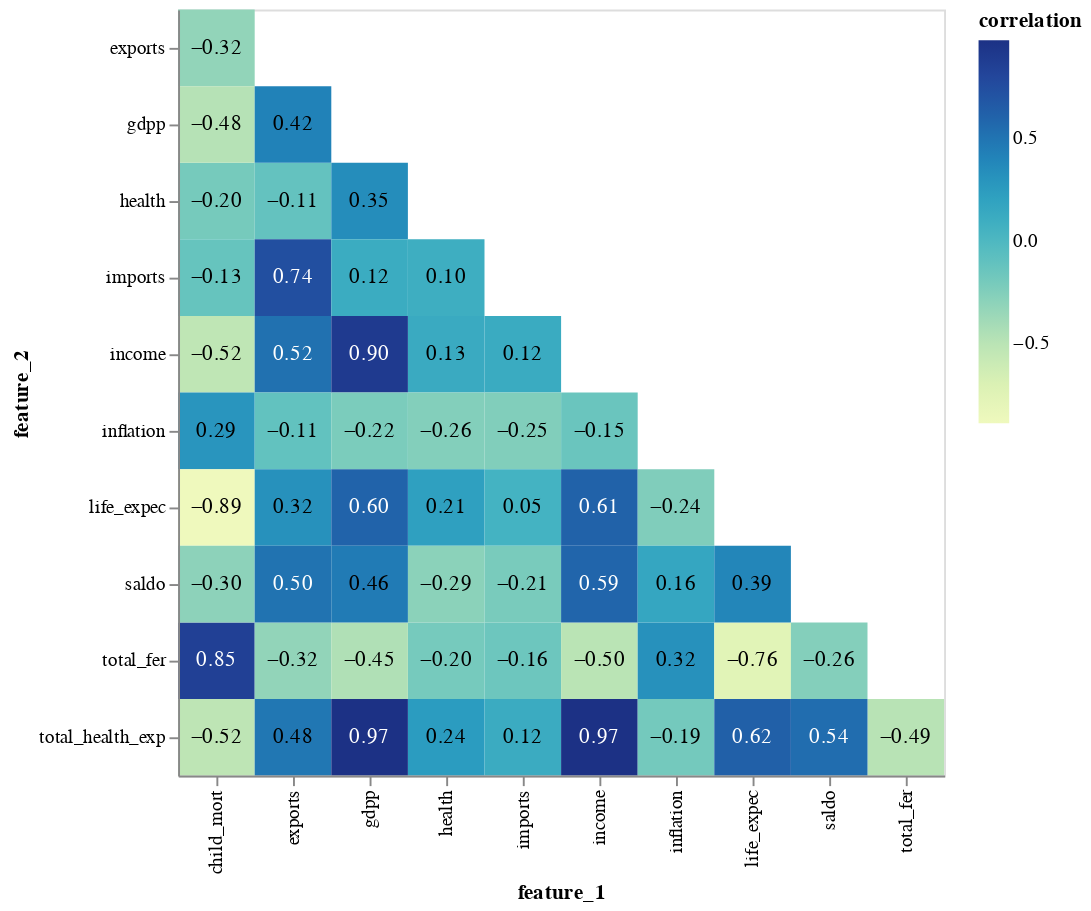

Notebook code for this chart:
### Code cell
from visualization_functions import plot_corr

plot_corr(X_extended)

### Figure 1 — Vega-Lite specification as saved in the notebook (floating-point values rounded to 4 significant figures)
{"config": {"view": {"continuousWidth": 400, "continuousHeight": 300}}, "layer": [{"mark": "rect", "encoding": {"color": {"field": "correlation", "type": "quantitative"}, "x": {"field": "feature_1", "type": "nominal"}, "y": {"field": "feature_2", "type": "nominal"}}}, {"mark": {"type": "text", "baseline": "middle"}, "encoding": {"color": {"condition": {"value": "white", "test": "(datum.correlation > 0.5)"}, "value": "black"}, "text": {"field": "correlation", "format": ".2f", "type": "quantitative"}, "x": {"field": "feature_1", "type": "nominal"}, "y": {"field": "feature_2", "type": "nominal"}}}], "data": {"name": "data-8dc93b8e09c549e691545c40c61d6403"}, "height": 400, "transform": [{"filter": "(datum.feature_1 < datum.feature_2)"}], "width": 400, "$schema": "https://vega.github.io/schema/vega-lite/v4.17.0.json", "datasets": {"data-8dc93b8e09c549e691545c40c61d6403": [{"feature_1": "child_mort", "feature_2": "child_mort", "correlation": 1.0}, {"feature_1": "child_mort", "feature_2": "exports", "correlation": -0.3181}, {"feature_1": "child_mort", "feature_2": "health", "correlation": -0.2004}, {"feature_1": "child_mort", "feature_2": "imports", "correlation": -0.1272}, {"feature_1": "child_mort", "feature_2": "income", "correlation": -0.5243}, {"feature_1": "child_mort", "feature_2": "inflation", "correlation": 0.2883}, {"feature_1": "child_mort", "feature_2": "life_expec", "correlation": -0.8867}, {"feature_1": "child_mort", "feature_2": "total_fer", "correlation": 0.8485}, {"feature_1": "child_mort", "feature_2": "gdpp", "correlation": -0.483}, {"feature_1": "child_mort", "feature_2": "saldo", "correlation": -0.2977}, {"feature_1": "child_mort", "feature_2": "total_health_exp", "correlation": -0.5179}, {"feature_1": "exports", "feature_2": "child_mort", "correlation": -0.3181}, {"feature_1": "exports", "feature_2": "exports", "correlation": 1.0}, {"feature_1": "exports", "feature_2": "health", "correlation": -0.1144}, {"feature_1": "exports", "feature_2": "imports", "correlation": 0.7374}, {"feature_1": "exports", "feature_2": "income", "correlation": 0.5168}, {"feature_1": "exports", "feature_2": "inflation", "correlation": -0.1073}, {"feature_1": "exports", "feature_2": "life_expec", "correlation": 0.3163}, {"feature_1": "exports", "feature_2": "total_fer", "correlation": -0.32}, {"feature_1": "exports", "feature_2": "gdpp", "correlation": 0.4187}, {"feature_1": "exports", "feature_2": "saldo", "correlation": 0.5047}, {"feature_1": "exports", "feature_2": "total_health_exp", "correlation": 0.4817}, {"feature_1": "health", "feature_2": "child_mort", "correlation": -0.2004}, {"feature_1": "health", "feature_2": "exports", "correlation": -0.1144}, {"feature_1": "health", "feature_2": "health", "correlation": 1.0}, {"feature_1": "health", "feature_2": "imports", "correlation": 0.09572}, {"feature_1": "health", "feature_2": "income", "correlation": 0.1296}, {"feature_1": "health", "feature_2": "inflation", "correlation": -0.2554}, {"feature_1": "health", "feature_2": "life_expec", "correlation": 0.2107}, {"feature_1": "health", "feature_2": "total_fer", "correlation": -0.1967}, {"feature_1": "health", "feature_2": "gdpp", "correlation": 0.346}, {"feature_1": "health", "feature_2": "saldo", "correlation": -0.2879}, {"feature_1": "health", "feature_2": "total_health_exp", "correlation": 0.2414}, {"feature_1": "imports", "feature_2": "child_mort", "correlation": -0.1272}, {"feature_1": "imports", "feature_2": "exports", "correlation": 0.7374}, {"feature_1": "imports", "feature_2": "health", "correlation": 0.09572}, {"feature_1": "imports", "feature_2": "imports", "correlation": 1.0}, {"feature_1": "imports", "feature_2": "income", "correlation": 0.1224}, {"feature_1": "imports", "feature_2": "inflation", "correlation": -0.247}, {"feature_1": "imports", "feature_2": "life_expec", "correlation": 0.05439}, {"feature_1": "imports", "feature_2": "total_fer", "correlation": -0.159}, {"feature_1": "imports", "feature_2": "gdpp", "correlation": 0.1155}, {"feature_1": "imports", "feature_2": "saldo", "correlation": -0.211}, {"feature_1": "imports", "feature_2": "total_health_exp", "correlation": 0.1223}, {"feature_1": "income", "feature_2": "child_mort", "correlation": -0.5243}, {"feature_1": "income", "feature_2": "exports", "correlation": 0.5168}, {"feature_1": "income", "feature_2": "health", "correlation": 0.1296}, {"feature_1": "income", "feature_2": "imports", "correlation": 0.1224}, {"feature_1": "income", "feature_2": "income", "correlation": 1.0}, {"feature_1": "income", "feature_2": "inflation", "correlation": -0.1478}, {"feature_1": "income", "feature_2": "life_expec", "correlation": 0.612}, {"feature_1": "income", "feature_2": "total_fer", "correlation": -0.5018}, {"feature_1": "income", "feature_2": "gdpp", "correlation": 0.8956}, {"feature_1": "income", "feature_2": "saldo", "correlation": 0.5914}, {"feature_1": "income", "feature_2": "total_health_exp", "correlation": 0.9749}, {"feature_1": "inflation", "feature_2": "child_mort", "correlation": 0.2883}, {"feature_1": "inflation", "feature_2": "exports", "correlation": -0.1073}, {"feature_1": "inflation", "feature_2": "health", "correlation": -0.2554}, {"feature_1": "inflation", "feature_2": "imports", "correlation": -0.247}, {"feature_1": "inflation", "feature_2": "income", "correlation": -0.1478}, {"feature_1": "inflation", "feature_2": "inflation", "correlation": 1.0}, {"feature_1": "inflation", "feature_2": "life_expec", "correlation": -0.2397}, {"feature_1": "inflation", "feature_2": "total_fer", "correlation": 0.3169}, {"feature_1": "inflation", "feature_2": "gdpp", "correlation": -0.2216}, {"feature_1": "inflation", "feature_2": "saldo", "correlation": 0.1604}, {"feature_1": "inflation", "feature_2": "total_health_exp", "correlation": -0.1888}, {"feature_1": "life_expec", "feature_2": "child_mort", "correlation": -0.8867}, {"feature_1": "life_expec", "feature_2": "exports", "correlation": 0.3163}, {"feature_1": "life_expec", "feature_2": "health", "correlation": 0.2107}, {"feature_1": "life_expec", "feature_2": "imports", "correlation": 0.05439}, {"feature_1": "life_expec", "feature_2": "income", "correlation": 0.612}, {"feature_1": "life_expec", "feature_2": "inflation", "correlation": -0.2397}, {"feature_1": "life_expec", "feature_2": "life_expec", "correlation": 1.0}, {"feature_1": "life_expec", "feature_2": "total_fer", "correlation": -0.7609}, {"feature_1": "life_expec", "feature_2": "gdpp", "correlation": 0.6001}, {"feature_1": "life_expec", "feature_2": "saldo", "correlation": 0.3882}, {"feature_1": "life_expec", "feature_2": "total_health_exp", "correlation": 0.6226}, {"feature_1": "total_fer", "feature_2": "child_mort", "correlation": 0.8485}, {"feature_1": "total_fer", "feature_2": "exports", "correlation": -0.32}, {"feature_1": "total_fer", "feature_2": "health", "correlation": -0.1967}, {"feature_1": "total_fer", "feature_2": "imports", "correlation": -0.159}, {"feature_1": "total_fer", "feature_2": "income", "correlation": -0.5018}, {"feature_1": "total_fer", "feature_2": "inflation", "correlation": 0.3169}, {"feature_1": "total_fer", "feature_2": "life_expec", "correlation": -0.7609}, {"feature_1": "total_fer", "feature_2": "total_fer", "correlation": 1.0}, {"feature_1": "total_fer", "feature_2": "gdpp", "correlation": -0.4549}, {"feature_1": "total_fer", "feature_2": "saldo", "correlation": -0.2598}, {"feature_1": "total_fer", "feature_2": "total_health_exp", "correlation": -0.492}, {"feature_1": "gdpp", "feature_2": "child_mort", "correlation": -0.483}, {"feature_1": "gdpp", "feature_2": "exports", "correlation": 0.4187}, {"feature_1": "gdpp", "feature_2": "health", "correlation": 0.346}, {"feature_1": "gdpp", "feature_2": "imports", "correlation": 0.1155}, {"feature_1": "gdpp", "feature_2": "income", "correlation": 0.8956}, {"feature_1": "gdpp", "feature_2": "inflation", "correlation": -0.2216}, {"feature_1": "gdpp", "feature_2": "life_expec", "correlation": 0.6001}, {"feature_1": "gdpp", "feature_2": "total_fer", "correlation": -0.4549}, {"feature_1": "gdpp", "feature_2": "gdpp", "correlation": 1.0}, {"feature_1": "gdpp", "feature_2": "saldo", "correlation": 0.4583}, {"feature_1": "gdpp", "feature_2": "total_health_exp", "correlation": 0.9722}, {"feature_1": "saldo", "feature_2": "child_mort", "correlation": -0.2977}, {"feature_1": "saldo", "feature_2": "exports", "correlation": 0.5047}, {"feature_1": "saldo", "feature_2": "health", "correlation": -0.2879}, {"feature_1": "saldo", "feature_2": "imports", "correlation": -0.211}, {"feature_1": "saldo", "feature_2": "income", "correlation": 0.5914}, {"feature_1": "saldo", "feature_2": "inflation", "correlation": 0.1604}, {"feature_1": "saldo", "feature_2": "life_expec", "correlation": 0.3882}, {"feature_1": "saldo", "feature_2": "total_fer", "correlation": -0.2598}, {"feature_1": "saldo", "feature_2": "gdpp", "correlation": 0.4583}, {"feature_1": "saldo", "feature_2": "saldo", "correlation": 1.0}, {"feature_1": "saldo", "feature_2": "total_health_exp", "correlation": 0.5408}, {"feature_1": "total_health_exp", "feature_2": "child_mort", "correlation": -0.5179}, {"feature_1": "total_health_exp", "feature_2": "exports", "correlation": 0.4817}, {"feature_1": "total_health_exp", "feature_2": "health", "correlation": 0.2414}, {"feature_1": "total_health_exp", "feature_2": "imports", "correlation": 0.1223}, {"feature_1": "total_health_exp", "feature_2": "income", "correlation": 0.9749}, {"feature_1": "total_health_exp", "feature_2": "inflation", "correlation": -0.1888}, {"feature_1": "total_health_exp", "feature_2": "life_expec", "correlation": 0.6226}, {"feature_1": "total_health_exp", "feature_2": "total_fer", "correlation": -0.492}, {"feature_1": "total_health_exp", "feature_2": "gdpp", "correlation": 0.9722}, {"feature_1": "total_health_exp", "feature_2": "saldo", "correlation": 0.5408}, {"feature_1": "total_health_exp", "feature_2": "total_health_exp", "correlation": 1.0}]}}
